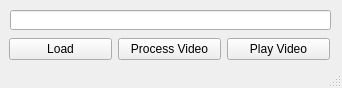
<?xml version="1.0" encoding="UTF-8"?>
<ui version="4.0">
 <class>MainWindow</class>
 <widget class="QMainWindow" name="MainWindow">
  <property name="geometry">
   <rect>
    <x>0</x>
    <y>0</y>
    <width>342</width>
    <height>88</height>
   </rect>
  </property>
  <property name="windowTitle">
   <string>MainWindow</string>
  </property>
  <widget class="QWidget" name="centralwidget">
   <widget class="QWidget" name="horizontalLayoutWidget">
    <property name="geometry">
     <rect>
      <x>9</x>
      <y>29</y>
      <width>321</width>
      <height>41</height>
     </rect>
    </property>
    <layout class="QHBoxLayout" name="horizontalLayout">
     <item>
      <widget class="QPushButton" name="load_video_button">
       <property name="text">
        <string>Load</string>
       </property>
      </widget>
     </item>
     <item>
      <widget class="QPushButton" name="process_file_button">
       <property name="text">
        <string>Process Video</string>
       </property>
      </widget>
     </item>
     <item>
      <widget class="QPushButton" name="play_video">
       <property name="text">
        <string>Play Video</string>
       </property>
      </widget>
     </item>
    </layout>
   </widget>
   <widget class="QLineEdit" name="lineEdit">
    <property name="geometry">
     <rect>
      <x>10</x>
      <y>10</y>
      <width>321</width>
      <height>20</height>
     </rect>
    </property>
   </widget>
  </widget>
  <widget class="QStatusBar" name="statusbar"/>
 </widget>
 <resources/>
 <connections/>
</ui>
